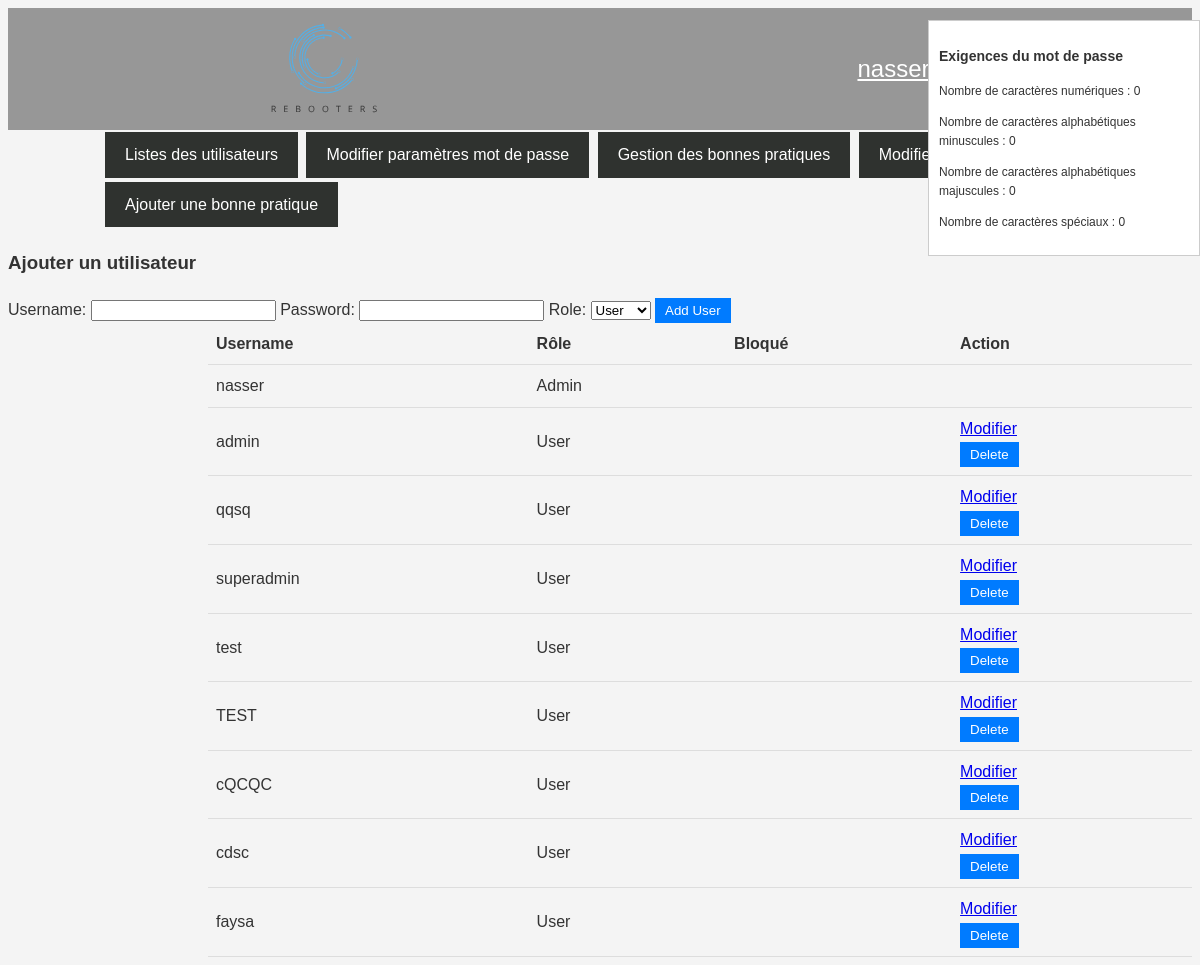
The app's page /Admin/admin_users_list.php (signed in) with its own data.
### tables this page shows
CREATE TABLE IF NOT EXISTS `utilisateurs` (
  `IDUtilisateur` int NOT NULL AUTO_INCREMENT,
  `NomUtilisateur` varchar(60) NOT NULL,
  `MotDePasse` varchar(255) NOT NULL,
  `TypeUtilisateur` enum('0','1','2') NOT NULL,
  `NBtentative` tinyint NOT NULL DEFAULT '0',
  `Bloque` tinyint(1) NOT NULL DEFAULT '0',
  PRIMARY KEY (`IDUtilisateur`)
);

### Admin/admin_users_list.php (the view, shortened to what this page needs)
<?php
include("../Database/base.php");
$stmt = $bd->prepare("SELECT NomUtilisateur, TypeUtilisateur, Bloque FROM Utilisateurs");
$stmt->execute();
$users = $stmt->fetchAll(PDO::FETCH_ASSOC);
$currentUsername = $_SESSION['username'];
foreach ($users as $index => $user) {
    if ($user['NomUtilisateur'] === $currentUsername) {
        unset($users[$index]);
        array_unshift($users, $user);
        break;
    }
}
$usernameToModify = isset($_GET['modify']) ? $_GET['modify'] : null;
?>
<!DOCTYPE html>
<html lang="fr">
<head>
  <link rel="stylesheet" href="/Styles/admin.css">
  <link href="https://maxcdn.bootstrapcdn.com/font-awesome/4.7.0/css/font-awesome.min.css" rel="stylesheet">
</head>
<body>
<nav>
    <div class="logo">
        <img src="/Images/logo.svg" alt="REBOOTERS Logo" height="200" >
    </div>
    <div>
        <div class="user-menu">
            <a href="./admin_home.php" class="menu-button"><?php echo htmlspecialchars($currentUsername); ?></a>
            <button class="user-button">☰</button>
        </div>
    </div>
</nav>
<?php
$stmt = $bd->prepare("SELECT * FROM PasswordRequirements");
$stmt->execute();
$requirements = $stmt->fetch(PDO::FETCH_ASSOC);
if ($requirements !== false) {
    $n = $requirements['n'];
    $p = $requirements['p'];
    $q = $requirements['q'];
    $r = $requirements['r'];
} else {
    $n = $p = $q = $r = 0;
}
?>
<div class="requirements-container">
    <h3>Exigences du mot de passe</h3>
    <p>Nombre de caractères numériques : <?php echo $n; ?></p>
    <p>Nombre de caractères alphabétiques minuscules : <?php echo $p; ?></p>
    <p>Nombre de caractères alphabétiques majuscules : <?php echo $q; ?></p>
    <p>Nombre de caractères spéciaux : <?php echo $r; ?></p>
</div>
<div class="menu">
    <a href="admin_users_list.php">Listes des utilisateurs</a>
    <a href="admin_banned_users.php">Modifier paramètres mot de passe</a>
    <a href="admin_bp.php">Gestion des bonnes pratiques</a>
    <a href="admin_editprog.php">Modifier un programmee</a>
    <a href="admin_addbp.php">Ajouter une bonne pratique</a>
</div>
<h3>Ajouter un utilisateur</h3>
<form action="../Database/add_user.php" method="post">
    <label for="username">Username:</label>
    <input type="text" id="username" name="username" required>
    <label for="password">Password:</label>
    <input type="password" id="password" name="password" required>
    <label for="role">Role:</label>
    <select id="role" name="role">
        <option value="0">User</option>
    </select>
    <button type="submit"> Add User </button>
</form>
<div class="content">
    <table>
        <tr>
            <th>Username</th>
            <th>Rôle</th>
            <th>Bloqué</th>
            <th>Action</th>
        </tr>
        <?php foreach ($users as $user): ?>
            <tr>
                <td><?php echo htmlspecialchars($user['NomUtilisateur']); ?></td>
                <td><?php echo $user['TypeUtilisateur'] == 1 ? 'Admin' : 'User'; ?></td>
                <td><?php echo $user['Bloque'] == 1 ? 'Oui' : ''; ?></td>
                <td>
                    <?php if ($usernameToModify === $user['NomUtilisateur'] && $currentUsername !== $user['NomUtilisateur']): ?>
                    <?php else: ?>
                        <?php if ($currentUsername !== $user['NomUtilisateur']): ?>
                            <a href="?edit=<?php echo urlencode($user['NomUtilisateur']); ?>">Modifier</a>
                            <form action="../Database/delete_user.php" method="POST" onsubmit="return confirm('Are you sure ?');">
                                <button type="submit">Delete</button>
                            </form>
                        <?php endif; ?>
                    <?php endif; ?>
                </td>
            </tr>
        <?php endforeach; ?>
    </table>
</div>
</body>
</html>

### Styles/admin.css (style rules this page uses)
body { font-family: Arial, sans-serif; background: #f4f4f4; color: #333; line-height: 1.6; }
nav { background-color: #979797; color: white; padding: 1rem 0; display: flex; justify-content: space-around; align-items: center; }
.logo { font-size: 1.5rem; font-weight: bold; display: flex; align-items: center; }
.menu-button, .user-button { background: none; border: none; cursor: pointer; color: white; font-size: 1.5rem; }
.user-menu { position: relative; display: inline-block; }
.logo { height: 90px; }
.content { margin-left: 200px; }
table { width: 100%; border-collapse: collapse; }
th, td { text-align: left; padding: 8px; border-bottom: 1px solid #ddd; }
.menu a { display: inline-block; padding: 10px 20px; margin: 2px; background-color: #2f322f; color: white; text-decoration: none; font-size: 16px; }
.menu { margin-left: 95px; }
button { cursor: pointer; padding: 5px 10px; border: none; background-color: #007BFF; color: white; }

### Admin/admin_users_list.php (style rules this page uses)
.requirements-container { position: fixed; top: 20px; right: 0; background: #fff; border: 1px solid #ccc; padding: 10px; z-index: 1000; width: 250px; font-size: 12px; }

### records on screen
utilisateurs: NomUtilisateur "nasser", TypeUtilisateur "Admin"
utilisateurs: NomUtilisateur "admin", TypeUtilisateur "User"
utilisateurs: NomUtilisateur "qqsq", TypeUtilisateur "User"
utilisateurs: NomUtilisateur "superadmin", TypeUtilisateur "User"
utilisateurs: NomUtilisateur "test", TypeUtilisateur "User"
utilisateurs: NomUtilisateur "TEST", TypeUtilisateur "User"
utilisateurs: NomUtilisateur "cQCQC", TypeUtilisateur "User"
utilisateurs: NomUtilisateur "cdsc", TypeUtilisateur "User"
utilisateurs: NomUtilisateur "faysa", TypeUtilisateur "User"

### other values on screen
$currentUsername "nasser"
$n "0"
$p "0"
$q "0"
$r "0"
